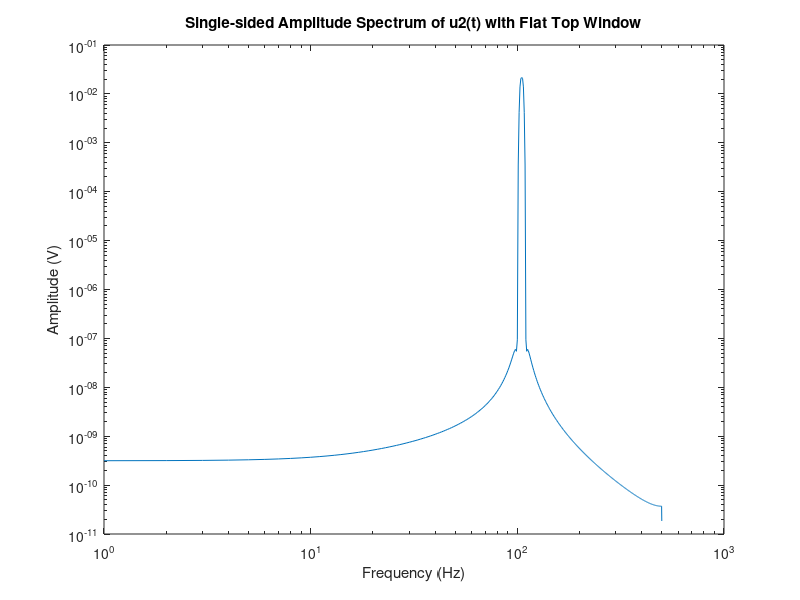
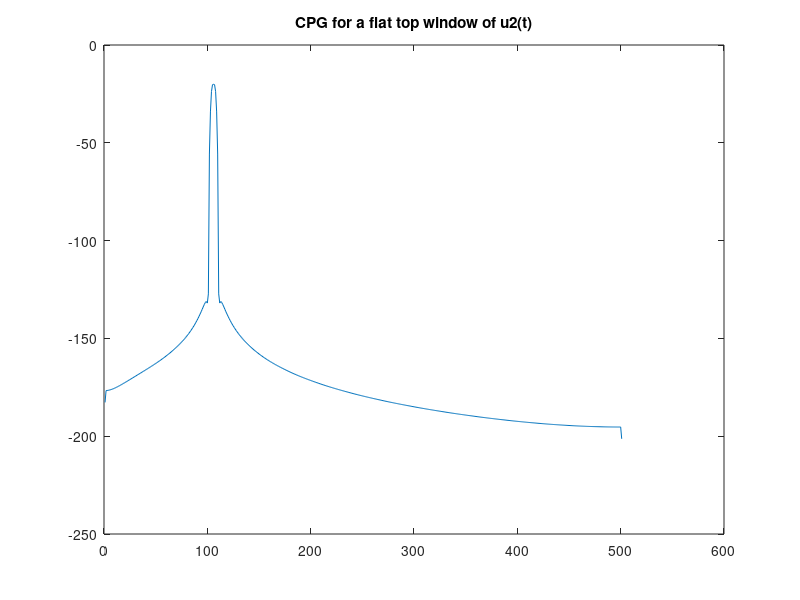

MATLAB code to generate these figures, in order:
% Define the signal u2(t)
fs = 1000; % Sampling frequency
t = (0:1/fs:1-1/fs); % Time vector
u2 = 0.1*sin(2*pi*105*t); % Signal u2(t)

% Apply a flat top window to the signal
win = flattopwin(length(u2))'; % Flat top window
u2_win = u2 .* win; % Signal with flat top window applied

% Calculate the single-sided amplitude spectrum of the signal
N = length(u2_win);
U2 = fft(u2_win)/N;
U2_amp = abs(U2(1:N/2+1));
U2_amp(2:end-1) = 2*U2_amp(2:end-1);
N = length(u2); % length of the signal
Y = fft(u2) / N; % calculate the Fourier coefficients and normalize
f = (0:N-1) * fs / N; % calculate the frequency vector
spectrum = 2 * abs(Y(1:N/2)); % extract the single-sided spectrum


% Calculate the window correction factor and CPG
A_window = sum(win)/length(win);
correction_factor_ft = sqrt(1/A_window)
cf = 1/A_window;
CPG = 20*log10(cf*U2_amp);


% Plot the spectrum on a log-log scale
f = (0:N/2)*fs/N;
loglog(f, U2_amp);
xlabel('Frequency (Hz)');
ylabel('Amplitude (V)');
title('Single-sided Amplitude Spectrum of u2(t) with Flat Top Window');


% Calculate the amplitude of the tone
max_spectrum = max(abs(spectrum)); % find maximum amplitude in spectrum
amplitude = max_spectrum / correction_factor_ft; % divide by correction factor

% Display the amplitude and CPG
disp(['The amplitude with a float top window is ', num2str(amplitude)])
disp(['The CPG with a flat top window is ', num2str(CPG)])

% Plot the CPG
figure(30)
plot(CPG);
title('CPG for a flat top window of u2(t)');


% Define the Hanning window
win = hann(length(u2));

% Calculate the correction factor with hanning window
correction_factor_hann = sum(win.^2)/length(win);
disp(['The correction factor with' ...
    'hanning window is ', num2str(correction_factor_hann)])

% calculate CPG in dB with hannind window
CPG_hann = mag2db(max(U2_amp)/rms(U2_amp)); 
disp(['The CPG with hanning window is ',...
    num2str(CPG_hann)])
